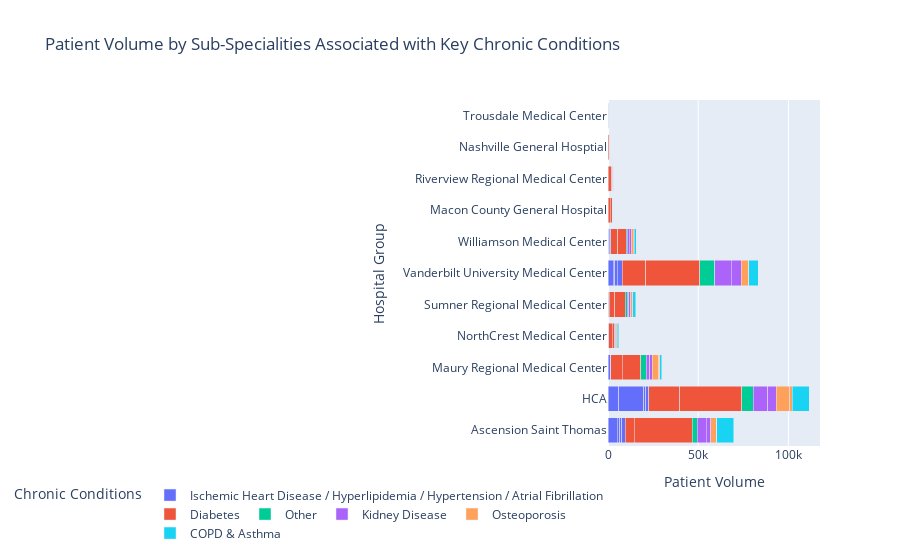

The notebook cell this image was saved under:
### Code cell
df = cond_spec.rename(columns={"medical_conditions":"Chronic Conditions",
                               "hospital_group":"Hospital Group",
                               "total_patients":"Patient Volume",
                               "from_display_name":"NUCC Sub-Speciality"})
fig = px.bar(df, 
             x='Patient Volume', 
             color='Chronic Conditions',
             y='Hospital Group',
            title='Patient Volume by Sub-Specialities Associated with Key Chronic Conditions')

fig.update_layout(barmode='stack')
fig.update_layout(legend=dict(
    orientation="h",
   ## yanchor="top",
    ##y=1.02,
    xanchor="right",
  # x=1
))
fig.show()



#fig = px.bar(df, x='Date', y=['A_item', 'B_item', 'C_item'])

#fig.update_layout(barmode='group')

#fig.show()

### Figure 1 — Plotly figure (JSON) as saved in the notebook; plotly's stock layout.template omitted (floating-point values rounded to 4 significant figures)
{"data": [{"alignmentgroup": "True", "hovertemplate": "Chronic Conditions=Ischemic Heart Disease / Hyperlipidemia / Hypertension / Atrial Fibrillation<br>Patient Volume=%{x}<br>Hospital Group=%{y}<extra></extra>", "legendgroup": "Ischemic Heart Disease / Hyperlipidemia / Hypertension / Atrial Fibrillation", "marker": {"color": "#636efa"}, "name": "Ischemic Heart Disease / Hyperlipidemia / Hypertension / Atrial Fibrillation", "offsetgroup": "Ischemic Heart Disease / Hyperlipidemia / Hypertension / Atrial Fibrillation", "orientation": "h", "showlegend": true, "textposition": "auto", "type": "bar", "x": [5180, 5820, 104, 72, 147, 2874, 357, 1441, 13896, 71, 1062, 213, 99, 349, 730, 199, 950, 1182, 41, 63, 200, 1448, 45, 2016, 1644, 410, 2889, 875], "xaxis": "x", "y": ["Ascension Saint Thomas", "HCA", "Maury Regional Medical Center", "NorthCrest Medical Center", "Sumner Regional Medical Center", "Vanderbilt University Medical Center", "Williamson Medical Center", "Ascension Saint Thomas", "HCA", "Macon County General Hospital", "Maury Regional Medical Center", "NorthCrest Medical Center", "Riverview Regional Medical Center", "Sumner Regional Medical Center", "Vanderbilt University Medical Center", "Williamson Medical Center", "Ascension Saint Thomas", "HCA", "Macon County General Hospital", "Maury Regional Medical Center", "Sumner Regional Medical Center", "Vanderbilt University Medical Center", "Williamson Medical Center", "Ascension Saint Thomas", "HCA", "Maury Regional Medical Center", "Vanderbilt University Medical Center", "Williamson Medical Center"], "yaxis": "y"}, {"alignmentgroup": "True", "hovertemplate": "Chronic Conditions=Diabetes<br>Patient Volume=%{x}<br>Hospital Group=%{y}<extra></extra>", "legendgroup": "Diabetes", "marker": {"color": "#EF553B"}, "name": "Diabetes", "offsetgroup": "Diabetes", "orientation": "h", "showlegend": true, "textposition": "auto", "type": "bar", "x": [5016, 17211, 1184, 6187, 248, 2148, 2036, 3001, 223, 12912, 3857, 32010, 34381, 994, 10244, 733, 1381, 245, 5801, 148, 29980, 4702], "xaxis": "x", "y": ["Ascension Saint Thomas", "HCA", "Macon County General Hospital", "Maury Regional Medical Center", "Nashville General Hosptial", "NorthCrest Medical Center", "Riverview Regional Medical Center", "Sumner Regional Medical Center", "Trousdale Medical Center", "Vanderbilt University Medical Center", "Williamson Medical Center", "Ascension Saint Thomas", "HCA", "Macon County General Hospital", "Maury Regional Medical Center", "Nashville General Hosptial", "NorthCrest Medical Center", "Riverview Regional Medical Center", "Sumner Regional Medical Center", "Trousdale Medical Center", "Vanderbilt University Medical Center", "Williamson Medical Center"], "yaxis": "y"}, {"alignmentgroup": "True", "hovertemplate": "Chronic Conditions=Other<br>Patient Volume=%{x}<br>Hospital Group=%{y}<extra></extra>", "legendgroup": "Other", "marker": {"color": "#00cc96"}, "name": "Other", "offsetgroup": "Other", "orientation": "h", "showlegend": true, "textposition": "auto", "type": "bar", "x": [2845, 6391, 3200, 95, 1223, 8315, 716], "xaxis": "x", "y": ["Ascension Saint Thomas", "HCA", "Maury Regional Medical Center", "Riverview Regional Medical Center", "Sumner Regional Medical Center", "Vanderbilt University Medical Center", "Williamson Medical Center"], "yaxis": "y"}, {"alignmentgroup": "True", "hovertemplate": "Chronic Conditions=Kidney Disease<br>Patient Volume=%{x}<br>Hospital Group=%{y}<extra></extra>", "legendgroup": "Kidney Disease", "marker": {"color": "#ab63fa"}, "name": "Kidney Disease", "offsetgroup": "Kidney Disease", "orientation": "h", "showlegend": true, "textposition": "auto", "type": "bar", "x": [4933, 8102, 245, 1988, 118, 358, 281, 909, 93, 9085, 952, 2556, 4776, 55, 1216, 66, 299, 182, 1115, 5559, 1272], "xaxis": "x", "y": ["Ascension Saint Thomas", "HCA", "Macon County General Hospital", "Maury Regional Medical Center", "Nashville General Hosptial", "NorthCrest Medical Center", "Riverview Regional Medical Center", "Sumner Regional Medical Center", "Trousdale Medical Center", "Vanderbilt University Medical Center", "Williamson Medical Center", "Ascension Saint Thomas", "HCA", "Macon County General Hospital", "Maury Regional Medical Center", "Nashville General Hosptial", "NorthCrest Medical Center", "Riverview Regional Medical Center", "Sumner Regional Medical Center", "Vanderbilt University Medical Center", "Williamson Medical Center"], "yaxis": "y"}, {"alignmentgroup": "True", "hovertemplate": "Chronic Conditions=Osteoporosis<br>Patient Volume=%{x}<br>Hospital Group=%{y}<extra></extra>", "legendgroup": "Osteoporosis", "marker": {"color": "#FFA15A"}, "name": "Osteoporosis", "offsetgroup": "Osteoporosis", "orientation": "h", "showlegend": true, "textposition": "auto", "type": "bar", "x": [3378, 7325, 157, 3703, 51, 785, 216, 904, 3852, 945, 63, 1337, 556, 31, 473, 733], "xaxis": "x", "y": ["Ascension Saint Thomas", "HCA", "Macon County General Hospital", "Maury Regional Medical Center", "Nashville General Hosptial", "NorthCrest Medical Center", "Riverview Regional Medical Center", "Sumner Regional Medical Center", "Vanderbilt University Medical Center", "Williamson Medical Center", "Ascension Saint Thomas", "HCA", "Maury Regional Medical Center", "Nashville General Hosptial", "Vanderbilt University Medical Center", "Williamson Medical Center"], "yaxis": "y"}, {"alignmentgroup": "True", "hovertemplate": "Chronic Conditions=COPD & Asthma<br>Patient Volume=%{x}<br>Hospital Group=%{y}<extra></extra>", "legendgroup": "COPD & Asthma", "marker": {"color": "#19d3f3"}, "name": "COPD & Asthma", "offsetgroup": "COPD & Asthma", "orientation": "h", "showlegend": true, "textposition": "auto", "type": "bar", "x": [9310, 9587, 67, 1187, 91, 572, 133, 1739, 91, 5206, 1104], "xaxis": "x", "y": ["Ascension Saint Thomas", "HCA", "Macon County General Hospital", "Maury Regional Medical Center", "Nashville General Hosptial", "NorthCrest Medical Center", "Riverview Regional Medical Center", "Sumner Regional Medical Center", "Trousdale Medical Center", "Vanderbilt University Medical Center", "Williamson Medical Center"], "yaxis": "y"}], "layout": {"barmode": "stack", "legend": {"orientation": "h", "title": {"text": "Chronic Conditions"}, "tracegroupgap": 0, "xanchor": "right"}, "title": {"text": "Patient Volume by Sub-Specialities Associated with Key Chronic Conditions"}, "xaxis": {"anchor": "y", "domain": [0, 1], "title": {"text": "Patient Volume"}}, "yaxis": {"anchor": "x", "domain": [0, 1], "title": {"text": "Hospital Group"}}}}
